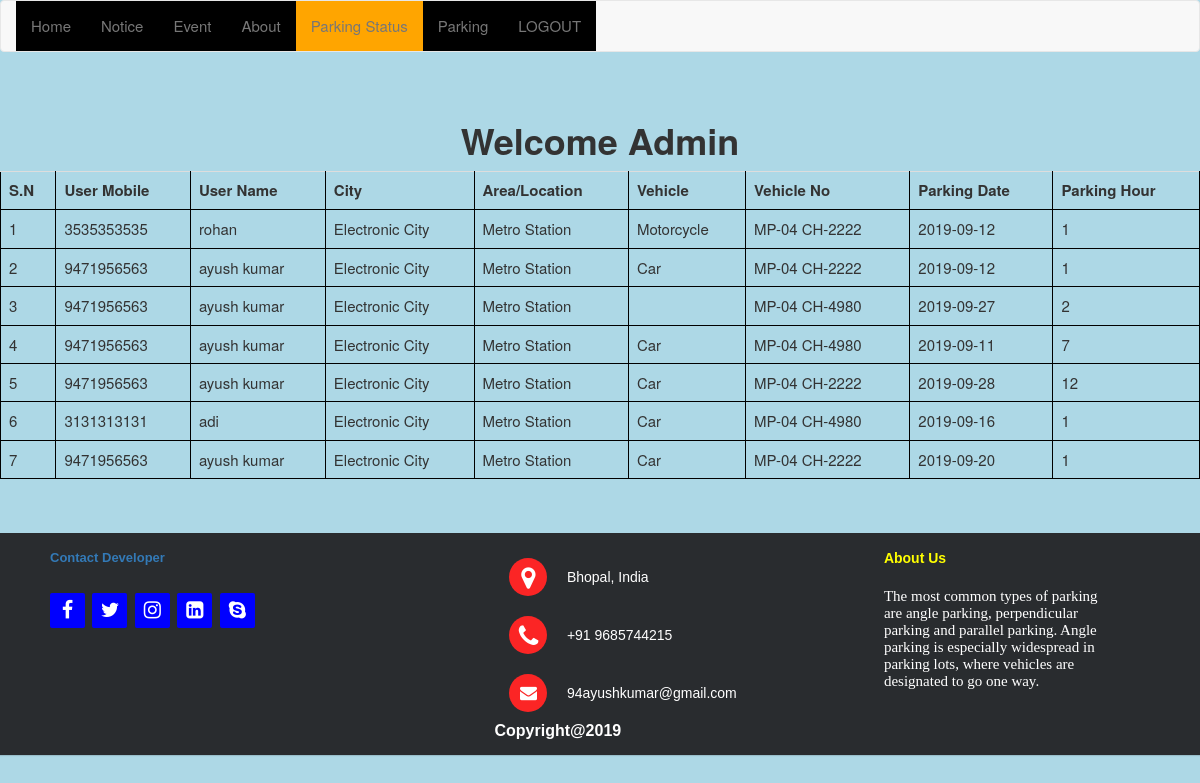
The page /frm_parking_status.php (signed in) on the database its author committed.
### tables this page shows
CREATE TABLE `reserve_parking` (
  `id` int(20) NOT NULL,
  `umobile` bigint(20) NOT NULL,
  `parking_id` int(20) NOT NULL,
  `vehicle` varchar(50) NOT NULL,
  `Vehicle_No` varchar(50) NOT NULL,
  `date` date NOT NULL,
  `hour` int(11) NOT NULL
);

CREATE TABLE `tbl_user` (
  `id` int(20) NOT NULL,
  `name` varchar(200) DEFAULT NULL,
  `email` varchar(200) DEFAULT NULL,
  `mobile` varchar(16) NOT NULL,
  `password` varchar(200) DEFAULT NULL,
  `user_type` varchar(10) DEFAULT 'Customer',
  `otp` varchar(15) NOT NULL,
  `key` varchar(250) NOT NULL,
  `expDate` datetime NOT NULL
);

CREATE TABLE `parking` (
  `id` int(20) NOT NULL,
  `city` varchar(200) NOT NULL,
  `area` varchar(200) NOT NULL,
  `capacity` varchar(200) NOT NULL
);

CREATE TABLE `about` (
  `id` int(20) NOT NULL,
  `about` varchar(2000) NOT NULL
);

### functions.php (called while the page is built, shortened)
<?php
include 'connection.php';
function getUserDetail($mobile_no){
	global $con;
	$query="SELECT * FROM `tbl_user` where mobile = '$mobile_no'";
	$results=mysqli_query($con,$query);
	return $results;
}
function getParkingDetail($parking_id){
	global $con;
	$query="SELECT * FROM `parking` where id = $parking_id";
	$results=mysqli_query($con,$query);
	return $results;
}
?>

### about_function.php (called while the page is built)
<?php
include'connection.php';
function getabout(){
	global $con;
	$query="SELECT * FROM `about` ORDER BY id DESC LIMIT 0,5";
	$results = mysqli_query($con,$query);
	return $results;
}
?>

### frm_parking_status.php (the view, shortened to what this page needs)
<?php
include 'connection.php';
include 'functions.php';
?>
<!DOCTYPE html>
<html>
<head>
		 <link rel="stylesheet" href="https://maxcdn.bootstrapcdn.com/bootstrap/3.4.0/css/bootstrap.min.css">
</head>
<nav class="navbar navbar-default">
  <div class="container-fluid">
   <ul class="nav navbar-nav">
       <ul class="nav navbar-nav">
    <li ><a href="index.php">Home</a></li>
          <li id="rightmenu"><a href="noticelist.php" style="background-color:">Notice</a></li>
          <li id="rightmenu"><a href="event.php" style="background-color:">Event</a></li>
          <li id="rightmenu"><a href="about.php" style="background-color:;">About</a></li>
          <li id="rightmenu"><a href="frm_parking_status.php" style="background-color:orange;">Parking Status</a>
          </li>
          <li id="rightmenu"><a href="parking.php" style="background-color:">Parking</a></li>
          <li id="rightmenu"><a href="logout.php" style="background-color:;  float: right;">LOGOUT</a></li>
  </div>
</nav>
<body>
   <br>
<?php
include 'connection.php';
$query = "SELECT * FROM `reserve_parking`";
$results = mysqli_query($con,$query);
echo "<table class='table' background-color='lightblue'>";
echo "<center><h1><b>Welcome Admin</h1>";
echo "<tr>";
echo "<th>S.N</th>";
echo "<th>User Mobile</th>";
echo "<th>User Name</th>";
echo "<th>City</th>";
echo "<th>Area/Location</th>";
echo "<th>Vehicle</th>";
echo "<th>Vehicle No</th>";
echo "<th>Parking Date</th>";
echo "<th>Parking Hour</th>";
echo "</tr>";
$i = 1;
while($row = $results->fetch_assoc()) {
  $user_name = '';
  $parking_city = '';
  $parking_area = '';
  $userDetail = getUserDetail($row['umobile']);
  $parkingDetail = getParkingDetail($row['parking_id']);
while($row_user = $userDetail->fetch_assoc()){
  $user_name = $row_user['name'];
}
while($row_parking = $parkingDetail->fetch_assoc()){
  $parking_city = $row_parking['city'];
  $parking_area = $row_parking['area'];
}
echo "<tr>";
echo "<td>".$i."</td>";
echo "<td>".$row['umobile']."</td>";
echo "<td>".$user_name."</td>";
echo "<td>".$parking_city."</td>";
echo "<td>".$parking_area."</td>";
echo "<td>".$row['vehicle']."</td>";
echo "<td>".$row['Vehicle_No']."</td>";
echo "<td>".$row['date']."</td>";
echo "<td>".$row['hour']."</td>";
echo "</tr>";
$i++;
}
echo "</table>";
?>
<?php
  include 'footer.php';
  ?>
</body>
</html>

### footer.php (shortened to what this page needs)
<?php
include "about_function.php";
?>
<!DOCTYPE html>
<html>
<head>
  <link rel="stylesheet" href="https://cdnjs.cloudflare.com/ajax/libs/font-awesome/4.7.0/css/font-awesome.min.css">
</head>
<body>
<footer class="footer-distributed">
      <div class="footer-left">
 <p class="footer-company-about">
  <b><a href="developer.php" id="">Contact Developer</a>
        <div class="footer-icons">
          <a href=" https://www.facebook.com/talk2ayush"><i class="fa fa-facebook"></i></a>
          <a href="#"><i class="fa fa-twitter"></i></a>
          <a href="https://www.instagram.com/mr_ayush_verma/"><i class="fa fa-instagram"></i></a>
<a href="https://www.linkedin.com/in/ayush-kumar-8bb9aa17b/" target="_blank"><i class="fa fa-linkedin-square"></i></a>
         <a href="https://web.skype.com/" class="fa fa-skype"></a>
        </div>
      </div>
      <div class="footer-center">
        <div>
          <i class="fa fa-map-marker"></i>
          <p><span> Bhopal, India</span></p>
        </div>
        <div>
          <i class="fa fa-phone"></i>
          <p><span>+91 9685744215</span></p>
        </div>
        <div>
          <i class="fa fa-envelope"></i>
          <p><span>94ayushkumar@gmail.com</span></p>
        </div>
<div>
  <p><strong>Copyright@2019</strong></p>
</div>
      </div>
      <div class="footer-right">
        <p class="footer-company-about">
        <span>About Us </span>
<?php
    $aboutData = getabout();
  ?>
    <?php while($row = $aboutData->fetch_assoc()) { ?>
      <h3>
          <?php echo $row['about'];?>
     </h3>
 <?php   }   ?>
      </div>
    </footer>
</body>
</html>

### frm_parking_status.php (style rules this page uses)
.navbar ul li a { border: none; outline: none; background-color:black; cursor: pointer; }
body { font-size: 15px; line-height: 1.88571; background-color:lightblue; }
table, th, td { border: 1px solid black; border-collapse: collapse; }
th, td { padding: 15px; }

### footer.php (style rules this page uses)
.footer-distributed { background-color: #292c2f; box-shadow: 0 1px 1px 0 rgba(0, 0, 0, 0.12); box-sizing: border-box; width: 100%; text-align: left; font: bold 16px sans-serif; padding: 15px 50px; margin-top: 5px; }
.footer-distributed .footer-left, .footer-distributed .footer-center, .footer-distributed .footer-right { display: inline-block; vertical-align: top; }
.footer-distributed .footer-left { width: 40%; }
.footer-distributed h3 { color: #ffffff; font: normal 15px 'Cookie', cursive; margin: 0; }
.footer-distributed .footer-center { width: 35%; }
.footer-distributed .footer-center i { background-color: #fb2525; color: #ffffff; font-size: 25px; width: 38px; height: 38px; border-radius: 50%; text-align: center; line-height: 42px; margin: 10px 15px; vertical-align: middle; }
.footer-distributed .footer-center i.fa-envelope { font-size: 17px; line-height: 38px; }
.footer-distributed .footer-center p { display: inline-block; color: #ffffff; vertical-align: middle; margin:0; }
.footer-distributed .footer-center p span { display:block; font-weight: normal; font-size:14px; line-height:2; }
.footer-distributed .footer-right { width: 20%; }
.footer-distributed .footer-company-about { line-height: 20px; color: white; font-size: 13px; font-weight: normal; margin: 0; }
.footer-distributed .footer-company-about span { display: block; color: yellow; font-size: 14px; font-weight: bold; margin-bottom: 20px; }
.footer-distributed .footer-icons { margin-top: 25px; }
.footer-distributed .footer-icons a { display: inline-block; width: 35px; height: 35px; cursor: pointer; background-color: blue; border-radius: 2px; font-size: 20px; color: #ffffff; text-align: center; line-height: 35px; margin-right: 3px; margin-bottom: 5px; }

### rows shown on the page
reserve_parking: umobile "3535353535", tbl_user.name "rohan", parking.city "Electronic City", parking.area "Metro Station", vehicle "Motorcycle", Vehicle_No "MP-04 CH-2222", date "2019-09-12", hour "1"
reserve_parking: umobile "9471956563", tbl_user.name "ayush kumar", parking.city "Electronic City", parking.area "Metro Station", vehicle "Car", Vehicle_No "MP-04 CH-2222", date "2019-09-12", hour "1"
reserve_parking: umobile "9471956563", tbl_user.name "ayush kumar", parking.city "Electronic City", parking.area "Metro Station", Vehicle_No "MP-04 CH-4980", date "2019-09-27", hour "2"
reserve_parking: umobile "9471956563", tbl_user.name "ayush kumar", parking.city "Electronic City", parking.area "Metro Station", vehicle "Car", Vehicle_No "MP-04 CH-4980", date "2019-09-11", hour "7"
reserve_parking: umobile "9471956563", tbl_user.name "ayush kumar", parking.city "Electronic City", parking.area "Metro Station", vehicle "Car", Vehicle_No "MP-04 CH-2222", date "2019-09-28", hour "12"
reserve_parking: umobile "3131313131", tbl_user.name "adi", parking.city "Electronic City", parking.area "Metro Station", vehicle "Car", Vehicle_No "MP-04 CH-4980", date "2019-09-16", hour "1"
reserve_parking: umobile "9471956563", tbl_user.name "ayush kumar", parking.city "Electronic City", parking.area "Metro Station", vehicle "Car", Vehicle_No "MP-04 CH-2222", date "2019-09-20", hour "1"
about: about "The most common types of parking are angle parking, perpendicular parking and parallel parking. Angle parking is especially widespread in parking lots, where vehicles are designated to go one way."
